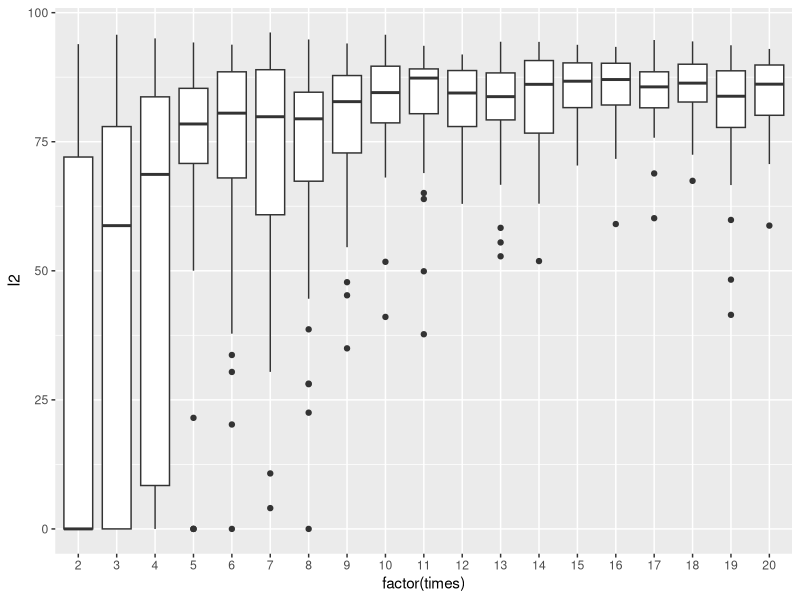
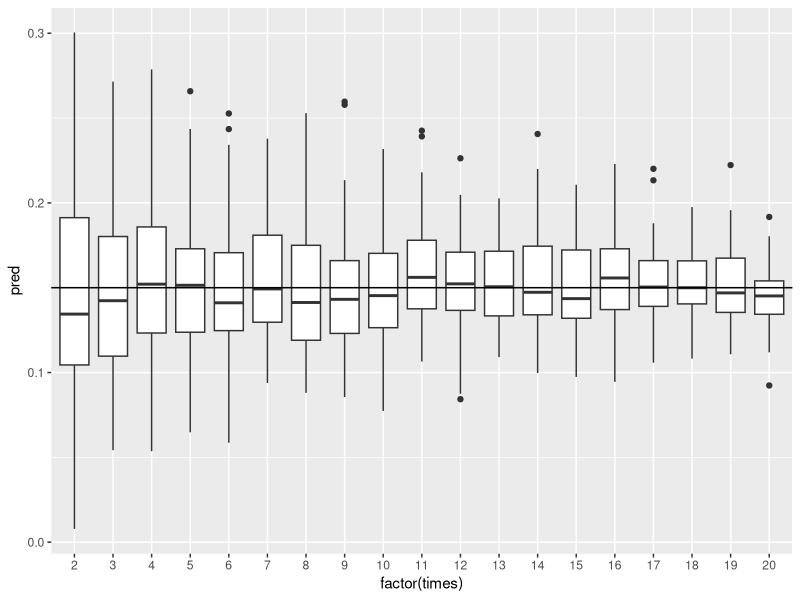

Generate these figures, in order, with R: (Note: this script raises an error after producing the figures.)

generate_studies <- function(mu_true = .15, n_study = 3, tau = .7){
  tau_use <- rnorm(n = 1, mean = tau, sd = .01)
  ran_effect <- rnorm(n_study, 0, tau_use)
  obs_prop <- arm::invlogit(arm::logit(mu_true) + ran_effect)
  sample_size <- sample(x = c(10:50, 100:200), size = n_study)

  cases <- rbinom(n = n_study, size = sample_size, prob = obs_prop)

  data.frame(study = letters[1:n_study],
             true_mu = mu_true,
             cases = cases, sample_size = sample_size)


}


library(metafor)
run_study <- function(x){
  d <- generate_studies(n_study = x)
  base <- rma.glmm(xi = cases , ni = sample_size ,
                   data = d,
                   slab = paste(study),
                   measure = "PLO")

  o <- dplyr::mutate_all(as.data.frame(predict(base)), function(x) arm::invlogit(x))
  cbind(data.frame( I2 = base$I2, times = x),o)
}


z <- purrr::map_dfr(2:20, ~purrr::rerun(50, run_study(.x)))

library(ggplot2)

z |>
  ggplot(aes(factor(times), I2))+
  geom_boxplot()

z |>
  ggplot(aes(factor(times), pred))+
  geom_boxplot()+
  geom_hline(yintercept = .15)

forest(base,
       xlim=c(-0.6,1.2),
       ilab=cbind(d$cases, d$sample_size), ilab.xpos=c(-0.2,-0.1),
       transf = transf.ilogit,
       cex=.75, header="Author(s) and Year", mlab="",)
